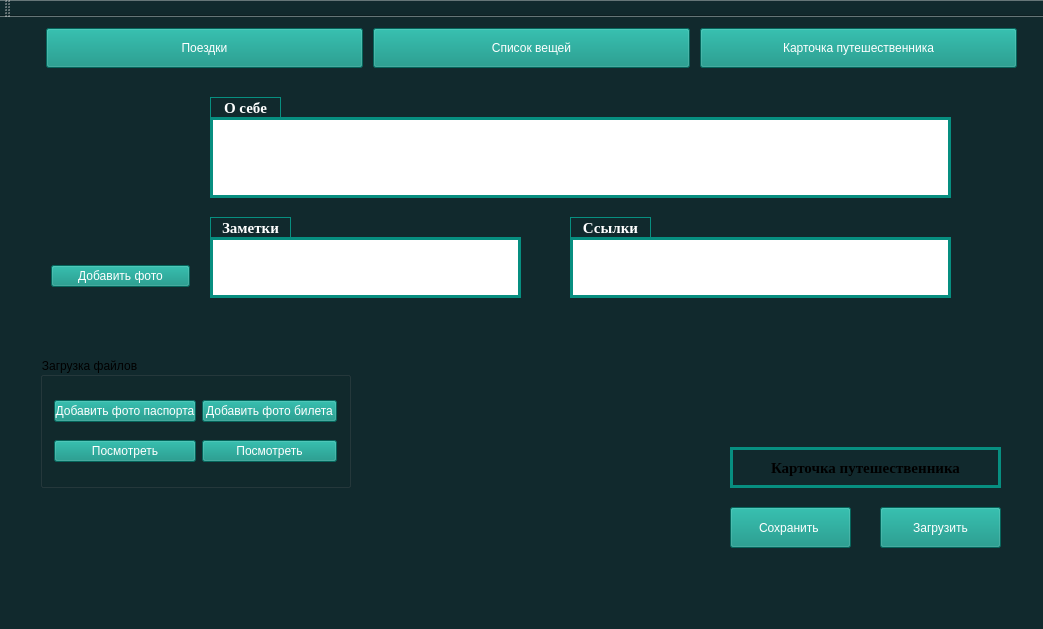
<?xml version="1.0" encoding="UTF-8"?>
<ui version="4.0">
 <class>MainWindow</class>
 <widget class="QMainWindow" name="MainWindow">
  <property name="geometry">
   <rect>
    <x>0</x>
    <y>0</y>
    <width>1043</width>
    <height>629</height>
   </rect>
  </property>
  <property name="windowTitle">
   <string>MainWindow</string>
  </property>
  <property name="autoFillBackground">
   <bool>false</bool>
  </property>
  <property name="styleSheet">
   <string notr="true">background-color: rgb(17, 41, 45);</string>
  </property>
  <widget class="QWidget" name="centralWidget">
   <widget class="QStackedWidget" name="stackedWidget">
    <property name="geometry">
     <rect>
      <x>40</x>
      <y>70</y>
      <width>961</width>
      <height>481</height>
     </rect>
    </property>
    <property name="currentIndex">
     <number>3</number>
    </property>
    <widget class="QWidget" name="page">
     <widget class="QLabel" name="label">
      <property name="geometry">
       <rect>
        <x>0</x>
        <y>10</y>
        <width>981</width>
        <height>431</height>
       </rect>
      </property>
      <property name="text">
       <string/>
      </property>
      <property name="pixmap">
       <pixmap>../logo.jpg</pixmap>
      </property>
      <property name="scaledContents">
       <bool>true</bool>
      </property>
     </widget>
    </widget>
    <widget class="QWidget" name="page_2">
     <widget class="QPushButton" name="pushButtonDelete">
      <property name="geometry">
       <rect>
        <x>160</x>
        <y>370</y>
        <width>131</width>
        <height>41</height>
       </rect>
      </property>
      <property name="styleSheet">
       <string notr="true">color: rgb(255, 255, 255);
background-color: rgb(14, 141, 125);</string>
      </property>
      <property name="text">
       <string>Удалить</string>
      </property>
     </widget>
     <widget class="QPushButton" name="pushButtonAdd">
      <property name="geometry">
       <rect>
        <x>10</x>
        <y>370</y>
        <width>131</width>
        <height>41</height>
       </rect>
      </property>
      <property name="styleSheet">
       <string notr="true">color: rgb(255, 255, 255);
background-color: rgb(14, 141, 125);</string>
      </property>
      <property name="text">
       <string>Добавить</string>
      </property>
     </widget>
     <widget class="QTableView" name="tableView">
      <property name="geometry">
       <rect>
        <x>9</x>
        <y>9</y>
        <width>961</width>
        <height>351</height>
       </rect>
      </property>
      <property name="styleSheet">
       <string notr="true">background-color: rgb(255, 255, 255);</string>
      </property>
     </widget>
     <widget class="QGroupBox" name="groupBox">
      <property name="geometry">
       <rect>
        <x>600</x>
        <y>360</y>
        <width>361</width>
        <height>111</height>
       </rect>
      </property>
      <property name="styleSheet">
       <string notr="true">color: rgb(255, 255, 255);</string>
      </property>
      <property name="title">
       <string>Поиск</string>
      </property>
      <widget class="QWidget" name="layoutWidget">
       <property name="geometry">
        <rect>
         <x>12</x>
         <y>28</y>
         <width>331</width>
         <height>73</height>
        </rect>
       </property>
       <layout class="QFormLayout" name="formLayout">
        <item row="0" column="0">
         <layout class="QVBoxLayout" name="verticalLayout_2">
          <item>
           <widget class="QRadioButton" name="radioButtonAll">
            <property name="text">
             <string>Везде</string>
            </property>
            <property name="checked">
             <bool>true</bool>
            </property>
           </widget>
          </item>
          <item>
           <widget class="QRadioButton" name="radioButtonCity">
            <property name="styleSheet">
             <string notr="true">color: rgb(255, 255, 255);</string>
            </property>
            <property name="text">
             <string>Город</string>
            </property>
            <property name="checked">
             <bool>false</bool>
            </property>
           </widget>
          </item>
          <item>
           <widget class="QRadioButton" name="radioButtonCountry">
            <property name="styleSheet">
             <string notr="true">color:rgb(255, 255, 255)</string>
            </property>
            <property name="text">
             <string>Страна</string>
            </property>
           </widget>
          </item>
         </layout>
        </item>
        <item row="0" column="1">
         <layout class="QVBoxLayout" name="verticalLayout">
          <item>
           <widget class="QLineEdit" name="lineEdit">
            <property name="sizePolicy">
             <sizepolicy hsizetype="Preferred" vsizetype="Fixed">
              <horstretch>0</horstretch>
              <verstretch>0</verstretch>
             </sizepolicy>
            </property>
            <property name="styleSheet">
             <string notr="true">background-color: rgb(255, 255, 255);
color: rgb(0, 0, 0);</string>
            </property>
            <property name="text">
             <string>Введите название</string>
            </property>
           </widget>
          </item>
          <item>
           <layout class="QHBoxLayout" name="horizontalLayout_2">
            <item>
             <widget class="QPushButton" name="pushButtonSearch">
              <property name="styleSheet">
               <string notr="true">color: rgb(255, 255, 255);
background-color: rgb(14, 141, 125);</string>
              </property>
              <property name="text">
               <string>Найти</string>
              </property>
             </widget>
            </item>
            <item>
             <widget class="QPushButton" name="pushButtonCancel">
              <property name="styleSheet">
               <string notr="true">color: rgb(255, 255, 255);
background-color: rgb(14, 141, 125);</string>
              </property>
              <property name="text">
               <string>Отмена</string>
              </property>
             </widget>
            </item>
           </layout>
          </item>
         </layout>
        </item>
       </layout>
      </widget>
     </widget>
    </widget>
    <widget class="QWidget" name="page_3">
     <widget class="QTreeWidget" name="treeWidget">
      <property name="geometry">
       <rect>
        <x>10</x>
        <y>40</y>
        <width>951</width>
        <height>361</height>
       </rect>
      </property>
      <property name="styleSheet">
       <string notr="true">background-color:rgb(255, 255, 255)</string>
      </property>
      <column>
       <property name="text">
        <string notr="true">1</string>
       </property>
      </column>
     </widget>
     <widget class="QPushButton" name="pbAddTreeWidgetItem">
      <property name="geometry">
       <rect>
        <x>10</x>
        <y>410</y>
        <width>151</width>
        <height>51</height>
       </rect>
      </property>
      <property name="styleSheet">
       <string notr="true">color: rgb(255, 255, 255);
background-color: rgb(7, 142, 128);</string>
      </property>
      <property name="text">
       <string>Добавить</string>
      </property>
     </widget>
     <widget class="QPushButton" name="pbRemoteWidgetItem">
      <property name="geometry">
       <rect>
        <x>170</x>
        <y>410</y>
        <width>151</width>
        <height>51</height>
       </rect>
      </property>
      <property name="styleSheet">
       <string notr="true">color: rgb(255, 255, 255);
background-color: rgb(7, 142, 128);</string>
      </property>
      <property name="text">
       <string>Удалить</string>
      </property>
     </widget>
    </widget>
    <widget class="QWidget" name="page_4">
     <widget class="QLabel" name="lAboutMe">
      <property name="geometry">
       <rect>
        <x>170</x>
        <y>10</y>
        <width>71</width>
        <height>21</height>
       </rect>
      </property>
      <property name="font">
       <font>
        <family>Times New Roman</family>
        <pointsize>11</pointsize>
        <weight>75</weight>
        <italic>false</italic>
        <bold>true</bold>
       </font>
      </property>
      <property name="styleSheet">
       <string notr="true">color: white;
border-style: solid;
 border-width: 1px; 
border-color: rgb(7, 142, 128);</string>
      </property>
      <property name="text">
       <string>О себе</string>
      </property>
      <property name="alignment">
       <set>Qt::AlignCenter</set>
      </property>
     </widget>
     <widget class="QLineEdit" name="leAboutMe">
      <property name="geometry">
       <rect>
        <x>170</x>
        <y>30</y>
        <width>741</width>
        <height>81</height>
       </rect>
      </property>
      <property name="font">
       <font>
        <pointsize>9</pointsize>
       </font>
      </property>
      <property name="styleSheet">
       <string notr="true">background-color: rgb(255, 255, 255);
color: rgb(0, 0, 0);

border-style: solid;
 border-width: 3px; 
border-color: rgb(7, 142, 128);</string>
      </property>
      <property name="alignment">
       <set>Qt::AlignLeading|Qt::AlignLeft|Qt::AlignTop</set>
      </property>
     </widget>
     <widget class="QLineEdit" name="leNotes">
      <property name="geometry">
       <rect>
        <x>170</x>
        <y>150</y>
        <width>311</width>
        <height>61</height>
       </rect>
      </property>
      <property name="styleSheet">
       <string notr="true">background-color: rgb(255, 255, 255);
color: rgb(0, 0, 0);

border-style: solid;
 border-width: 3px; 
border-color: rgb(7, 142, 128);</string>
      </property>
      <property name="alignment">
       <set>Qt::AlignLeading|Qt::AlignLeft|Qt::AlignTop</set>
      </property>
     </widget>
     <widget class="QLabel" name="lNotes">
      <property name="geometry">
       <rect>
        <x>170</x>
        <y>130</y>
        <width>81</width>
        <height>21</height>
       </rect>
      </property>
      <property name="font">
       <font>
        <family>Times New Roman</family>
        <pointsize>11</pointsize>
        <weight>75</weight>
        <bold>true</bold>
       </font>
      </property>
      <property name="styleSheet">
       <string notr="true">color: white;
border-style: solid;
 border-width: 1px; 
border-color: rgb(7, 142, 128);</string>
      </property>
      <property name="text">
       <string>Заметки</string>
      </property>
      <property name="alignment">
       <set>Qt::AlignCenter</set>
      </property>
     </widget>
     <widget class="QLabel" name="lReferences">
      <property name="geometry">
       <rect>
        <x>530</x>
        <y>130</y>
        <width>81</width>
        <height>21</height>
       </rect>
      </property>
      <property name="font">
       <font>
        <family>Times New Roman</family>
        <pointsize>11</pointsize>
        <weight>75</weight>
        <bold>true</bold>
       </font>
      </property>
      <property name="styleSheet">
       <string notr="true">color: white;
border-style: solid;
 border-width: 1px; 
border-color: rgb(7, 142, 128);</string>
      </property>
      <property name="text">
       <string>Ссылки</string>
      </property>
      <property name="alignment">
       <set>Qt::AlignCenter</set>
      </property>
     </widget>
     <widget class="QLineEdit" name="leReferences">
      <property name="geometry">
       <rect>
        <x>530</x>
        <y>150</y>
        <width>381</width>
        <height>61</height>
       </rect>
      </property>
      <property name="styleSheet">
       <string notr="true">background-color: rgb(255, 255, 255);
color: rgb(0, 0, 0);

border-style: solid;
 border-width: 3px; 
border-color: rgb(7, 142, 128);</string>
      </property>
      <property name="alignment">
       <set>Qt::AlignLeading|Qt::AlignLeft|Qt::AlignTop</set>
      </property>
     </widget>
     <widget class="QGroupBox" name="groupBox_2">
      <property name="geometry">
       <rect>
        <x>0</x>
        <y>270</y>
        <width>311</width>
        <height>131</height>
       </rect>
      </property>
      <property name="title">
       <string>Загрузка файлов</string>
      </property>
      <layout class="QGridLayout" name="gridLayout">
       <item row="0" column="0">
        <widget class="QPushButton" name="pbAddPassport">
         <property name="styleSheet">
          <string notr="true">color: rgb(255, 255, 255);
background-color: rgb(7, 142, 128);</string>
         </property>
         <property name="text">
          <string>Добавить фото паспорта</string>
         </property>
        </widget>
       </item>
       <item row="0" column="1">
        <widget class="QPushButton" name="pbAddTicket">
         <property name="styleSheet">
          <string notr="true">color: rgb(255, 255, 255);
background-color: rgb(7, 142, 128);

</string>
         </property>
         <property name="text">
          <string>Добавить фото билета</string>
         </property>
        </widget>
       </item>
       <item row="1" column="0">
        <widget class="QPushButton" name="pbViewPassport">
         <property name="styleSheet">
          <string notr="true">color: rgb(255, 255, 255);
background-color: rgb(7, 142, 128);</string>
         </property>
         <property name="text">
          <string>Посмотреть</string>
         </property>
        </widget>
       </item>
       <item row="1" column="1">
        <widget class="QPushButton" name="pbViewTicket">
         <property name="styleSheet">
          <string notr="true">color: rgb(255, 255, 255);
background-color: rgb(7, 142, 128);</string>
         </property>
         <property name="text">
          <string>Посмотреть</string>
         </property>
        </widget>
       </item>
      </layout>
     </widget>
     <widget class="QWidget" name="layoutWidget">
      <property name="geometry">
       <rect>
        <x>0</x>
        <y>10</y>
        <width>161</width>
        <height>201</height>
       </rect>
      </property>
      <layout class="QVBoxLayout" name="verticalLayout_3">
       <item>
        <widget class="QLabel" name="profileLogo">
         <property name="text">
          <string/>
         </property>
         <property name="pixmap">
          <pixmap>../user.png</pixmap>
         </property>
         <property name="alignment">
          <set>Qt::AlignCenter</set>
         </property>
        </widget>
       </item>
       <item>
        <widget class="QPushButton" name="pbAddPhoto">
         <property name="styleSheet">
          <string notr="true">color: rgb(255, 255, 255);
background-color: rgb(7, 142, 128);</string>
         </property>
         <property name="text">
          <string>Добавить фото</string>
         </property>
        </widget>
       </item>
      </layout>
     </widget>
     <widget class="QPushButton" name="pbSaveCard">
      <property name="geometry">
       <rect>
        <x>690</x>
        <y>420</y>
        <width>121</width>
        <height>41</height>
       </rect>
      </property>
      <property name="styleSheet">
       <string notr="true">color: rgb(255, 255, 255);
background-color: rgb(7, 142, 128);</string>
      </property>
      <property name="text">
       <string>Сохранить </string>
      </property>
     </widget>
     <widget class="QLabel" name="lCardTreveler">
      <property name="geometry">
       <rect>
        <x>690</x>
        <y>360</y>
        <width>271</width>
        <height>41</height>
       </rect>
      </property>
      <property name="font">
       <font>
        <family>Times New Roman</family>
        <pointsize>11</pointsize>
        <weight>75</weight>
        <bold>true</bold>
       </font>
      </property>
      <property name="styleSheet">
       <string notr="true">border-style: solid;
 border-width: 3px; 
border-color: rgb(7, 142, 128);</string>
      </property>
      <property name="text">
       <string> Карточка путешественника </string>
      </property>
      <property name="alignment">
       <set>Qt::AlignCenter</set>
      </property>
     </widget>
     <widget class="QPushButton" name="pbLoadCard">
      <property name="geometry">
       <rect>
        <x>840</x>
        <y>420</y>
        <width>121</width>
        <height>41</height>
       </rect>
      </property>
      <property name="styleSheet">
       <string notr="true">color: rgb(255, 255, 255);
background-color: rgb(7, 142, 128);</string>
      </property>
      <property name="text">
       <string>Загрузить</string>
      </property>
     </widget>
    </widget>
   </widget>
   <widget class="QWidget" name="layoutWidget">
    <property name="geometry">
     <rect>
      <x>41</x>
      <y>11</y>
      <width>981</width>
      <height>51</height>
     </rect>
    </property>
    <layout class="QHBoxLayout" name="horizontalLayout" stretch="0,0,0">
     <property name="spacing">
      <number>10</number>
     </property>
     <property name="sizeConstraint">
      <enum>QLayout::SetMaximumSize</enum>
     </property>
     <property name="leftMargin">
      <number>5</number>
     </property>
     <property name="topMargin">
      <number>0</number>
     </property>
     <property name="rightMargin">
      <number>5</number>
     </property>
     <item>
      <widget class="QPushButton" name="buttonTrips">
       <property name="sizePolicy">
        <sizepolicy hsizetype="Minimum" vsizetype="Minimum">
         <horstretch>0</horstretch>
         <verstretch>0</verstretch>
        </sizepolicy>
       </property>
       <property name="styleSheet">
        <string notr="true">color: rgb(255, 255, 255);
background-color: rgb(7, 142, 128);</string>
       </property>
       <property name="text">
        <string>Поездки</string>
       </property>
      </widget>
     </item>
     <item>
      <widget class="QPushButton" name="buttonListOfThings">
       <property name="sizePolicy">
        <sizepolicy hsizetype="Minimum" vsizetype="Minimum">
         <horstretch>0</horstretch>
         <verstretch>0</verstretch>
        </sizepolicy>
       </property>
       <property name="styleSheet">
        <string notr="true">color: rgb(255, 255, 255);
background-color: rgb(7, 142, 128);</string>
       </property>
       <property name="text">
        <string>Список вещей</string>
       </property>
      </widget>
     </item>
     <item>
      <widget class="QPushButton" name="buttonTravelerCard">
       <property name="sizePolicy">
        <sizepolicy hsizetype="Minimum" vsizetype="Minimum">
         <horstretch>0</horstretch>
         <verstretch>0</verstretch>
        </sizepolicy>
       </property>
       <property name="minimumSize">
        <size>
         <width>0</width>
         <height>21</height>
        </size>
       </property>
       <property name="styleSheet">
        <string notr="true">color: rgb(255, 255, 255);
background-color: rgb(7, 142, 128);</string>
       </property>
       <property name="text">
        <string>Карточка путешественника</string>
       </property>
      </widget>
     </item>
    </layout>
   </widget>
  </widget>
  <widget class="QMenuBar" name="menuBar">
   <property name="geometry">
    <rect>
     <x>0</x>
     <y>0</y>
     <width>1043</width>
     <height>20</height>
    </rect>
   </property>
  </widget>
  <widget class="QToolBar" name="mainToolBar">
   <attribute name="toolBarArea">
    <enum>TopToolBarArea</enum>
   </attribute>
   <attribute name="toolBarBreak">
    <bool>false</bool>
   </attribute>
  </widget>
  <widget class="QStatusBar" name="statusBar">
   <property name="styleSheet">
    <string notr="true">color: rgb(255, 255, 255);</string>
   </property>
  </widget>
 </widget>
 <layoutdefault spacing="6" margin="11"/>
 <resources/>
 <connections/>
</ui>
